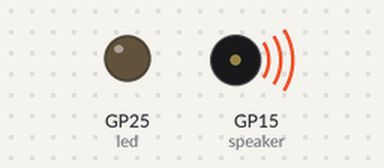
The program below on a simulated Raspberry Pi Pico running MicroPython. On the bench: output pins drawn as LEDs (lit = HIGH), buzzer (waves = sounding). At 18.6 s the program stops and its outputs stay as they are.

Above: at 0.6 s.
At 9.0 s:
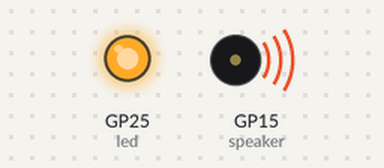
At 9.7 s:
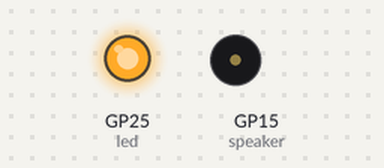
At 18.7 s:
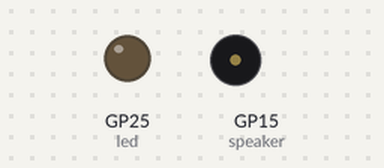
Timing chart, 0 to 20.1 s (numbered marks = the images above):
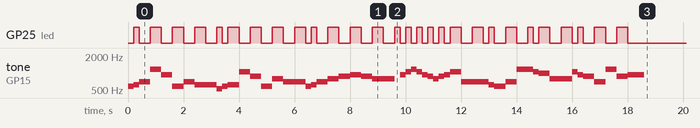

The program:

buzzer2.py
```python
from picozero import Speaker
from machine import Pin

led = Pin("LED", Pin.OUT)
led.value(0)
speaker = Speaker(15)
BEAT = 0.4

liten_mus = [ ['d5', BEAT / 2], ['d#5', BEAT / 2], ['f5', BEAT], ['d6', BEAT], ['a#5', BEAT], ['d5', BEAT],
              ['f5', BEAT], ['d#5', BEAT], ['d#5', BEAT], ['c5', BEAT / 2],['d5', BEAT / 2], ['d#5', BEAT],
              ['c6', BEAT], ['a5', BEAT], ['d5', BEAT], ['g5', BEAT], ['f5', BEAT], ['f5', BEAT], ['d5', BEAT / 2],
              ['d#5', BEAT / 2], ['f5', BEAT], ['g5', BEAT], ['a5', BEAT], ['a#5', BEAT], ['a5', BEAT], ['g5', BEAT],
              ['g5', BEAT], ['', BEAT / 2], ['a#5', BEAT / 2], ['c6', BEAT / 2], ['d6', BEAT / 2], ['c6', BEAT / 2],
              ['a#5', BEAT / 2], ['a5', BEAT / 2], ['g5', BEAT / 2], ['a5', BEAT / 2], ['a#5', BEAT / 2], ['c6', BEAT],
              ['f5', BEAT], ['f5', BEAT], ['f5', BEAT / 2], ['d#5', BEAT / 2], ['d5', BEAT], ['f5', BEAT], ['d6', BEAT],
              ['d6', BEAT / 2], ['c6', BEAT / 2], ['b5', BEAT], ['g5', BEAT], ['g5', BEAT], ['c6', BEAT / 2],
              ['a#5', BEAT / 2], ['a5', BEAT], ['f5', BEAT], ['d6', BEAT], ['a5', BEAT], ['a#5', BEAT * 1.5] ]

for note in liten_mus:
    speaker.play(note)
    led.toggle()

led.value(0)
```

Measured:
- by itself, GP25 (led): LOW → HIGH at 0.20 s, → LOW 0.20 s later, → HIGH 0.40 s later, → LOW 0.40 s later, … (56 changes in this stretch)
- by itself, tone on GP15 (speaker): plays 587 Hz for 0.20 s, 622 Hz for 0.20 s, 698 Hz for 0.40 s, 1175 Hz for 0.40 s, 932 Hz for 0.40 s, 587 Hz for 0.40 s … (49 notes in this stretch)
